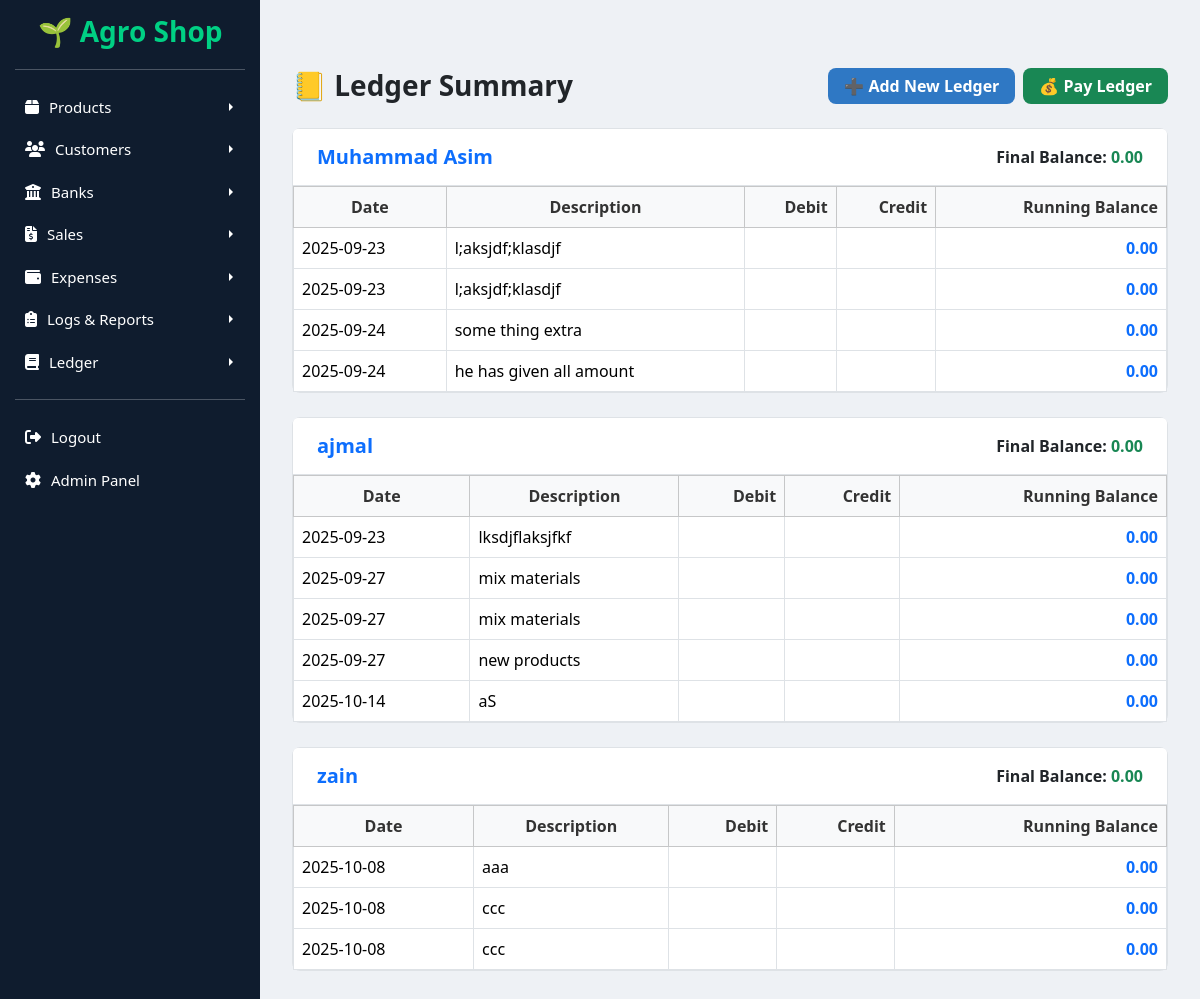
Before: /ledger/list/ with the older database file.
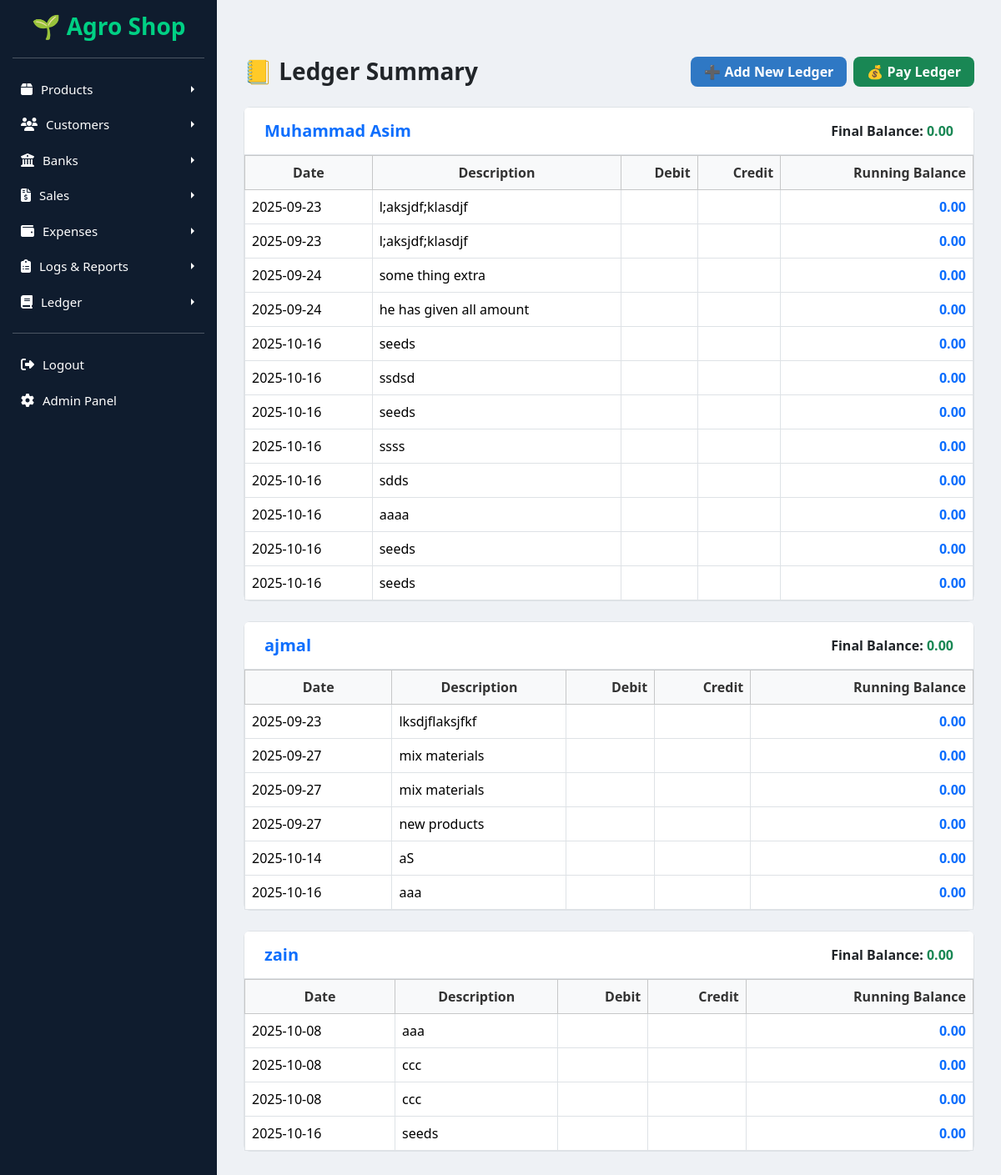
After: the same page with the newer database file.
### customers/models.py (models this page shows, shortened)
class Customer(models.Model):
    name = models.CharField(max_length=100, null=True, blank=True)
    father_name = models.CharField(max_length=100, null=True, blank=True)
    cnic = models.CharField(max_length=15, null=True, blank=True, unique=True)
    mobile = models.CharField(max_length=15, null=True, blank=True)
    email = models.EmailField(blank=True, null=True)
    city = models.CharField(max_length=50, null=True, blank=True)
    resident = models.CharField(max_length=50, null=True, blank=True)
    address = models.TextField(null=True, blank=True)

### ledger/models.py (models this page shows, shortened)
class Ledger(models.Model):
    ENTRY_TYPE_CHOICES = [
        ('debit', 'Debit'),
        ('credit', 'Credit'),
        ('installment', 'Installment'),
    ]
    customer = models.ForeignKey(Customer, on_delete=models.CASCADE, null=True, blank=True)
    date = models.DateField(auto_now_add=True)
    description = models.CharField(max_length=255, blank=True, null=True)
    debit = models.DecimalField(max_digits=12, decimal_places=2, default=0)
    credit = models.DecimalField(max_digits=12, decimal_places=2, default=0)
    balance = models.DecimalField(max_digits=12, decimal_places=2, default=0)
    entry_type = models.CharField(max_length=15, choices=ENTRY_TYPE_CHOICES, blank=True, null=True)
    class Meta:
        ordering = ['-date']

### ledger/views.py (the view)
# urls.py: path("list/", views.list_ledger, name="list_ledger"),
def list_ledger(request):
    ledgers = Ledger.objects.select_related("customer").order_by("customer__name", "date", "id")
    grouped_ledgers = defaultdict(list)
    customer_balances = {}
    for ledger in ledgers:
        cust = ledger.customer
        if cust not in customer_balances:
            customer_balances[cust] = 0
        customer_balances[cust] += float(ledger.debit or 0) - float(ledger.credit or 0)
        grouped_ledgers[cust].append({
            "ledger": ledger,
            "balance": customer_balances[cust],
        })
    ledger_summary = []
    for cust, entries in grouped_ledgers.items():
        ledger_summary.append({
            "customer": cust,
            "entries": entries,
            "final_balance": customer_balances[cust],
        })
    return render(request, "ledger/list_ledger.html", {
        "ledger_summary": ledger_summary,
    })

### templates/ledger/list_ledger.html (shortened to what this page needs)
{% extends "base.html" %}
{% block content %}
<div class="container py-5">
  <div class="d-flex flex-column flex-md-row justify-content-between align-items-start align-items-md-center mb-4 gap-3">
    <h3 class="fw-bold text-dark mb-0">📒 Ledger Summary</h3>
    <div class="d-flex flex-wrap gap-2">
      <a href="{% url 'ledger:add_ledger' %}" class="btn btn-primary px-3">
        ➕ Add New Ledger
      </a>
      <a href="{% url 'ledger:pay_ledger' %}" class="btn btn-success px-3">
        💰 Pay Ledger
      </a>
    </div>
  </div>
  {% for group in ledger_summary %}
  <div class="card border rounded-3 mb-4" style="background-color: #ffffff;">
    <div class="card-header bg-white border-bottom d-flex justify-content-between align-items-center py-3 px-4">
      <h5 class="mb-0 fw-semibold text-primary">{{ group.customer.name }}</h5>
      <span class="fw-bold text-dark">
        Final Balance:
        <span class="{% if group.final_balance < 0 %}text-danger{% else %}text-success{% endif %}">
          {{ group.final_balance|floatformat:2 }}
        </span>
      </span>
    </div>
    <div class="card-body p-0">
      <div class="table-responsive">
        <table class="table table-bordered align-middle mb-0 ledger-table">
          <thead class="table-light text-center">
            <tr>
              <th>Date</th>
              <th>Description</th>
              <th class="text-end text-danger">Debit</th>
              <th class="text-end text-success">Credit</th>
              <th class="text-end text-primary">Running Balance</th>
            </tr>
          </thead>
          <tbody>
            {% for item in group.entries %}
            <tr>
              <td>{{ item.ledger.date|date:"Y-m-d" }}</td>
              <td>{{ item.ledger.description }}</td>
              <td class="text-end text-danger">{{ item.ledger.debit_amount|floatformat:2 }}</td>
              <td class="text-end text-success">{{ item.ledger.credit_amount|floatformat:2 }}</td>
              <td class="text-end fw-semibold text-primary">{{ item.balance|floatformat:2 }}</td>
            </tr>
            {% endfor %}
          </tbody>
        </table>
      </div>
    </div>
  </div>
  {% empty %}
  <div class="alert alert-info text-center">No ledger entries found.</div>
  {% endfor %}
</div>
{% endblock %}

Changed rows visible on the page:
added Ledger: ledger "2025-10-16", ledger.description "seeds", balance "0.00", shown under Customer "Muhammad Asim"
added Ledger: ledger "2025-10-16", ledger.description "ssdsd", balance "0.00", shown under Customer "Muhammad Asim"
added Ledger: ledger "2025-10-16", ledger.description "seeds", balance "0.00", shown under Customer "Muhammad Asim"
added Ledger: ledger "2025-10-16", ledger.description "ssss", balance "0.00", shown under Customer "Muhammad Asim"
added Ledger: ledger "2025-10-16", ledger.description "sdds", balance "0.00", shown under Customer "Muhammad Asim"
added Ledger: ledger "2025-10-16", ledger.description "aaaa", balance "0.00", shown under Customer "Muhammad Asim"
added Ledger: ledger "2025-10-16", ledger.description "seeds", balance "0.00", shown under Customer "Muhammad Asim"
added Ledger: ledger "2025-10-16", ledger.description "seeds", balance "0.00", shown under Customer "Muhammad Asim"
added Ledger: ledger "2025-10-16", ledger.description "aaa", balance "0.00", shown under Customer "ajmal"
added Ledger: ledger "2025-10-16", ledger.description "seeds", balance "0.00", shown under Customer "zain"
